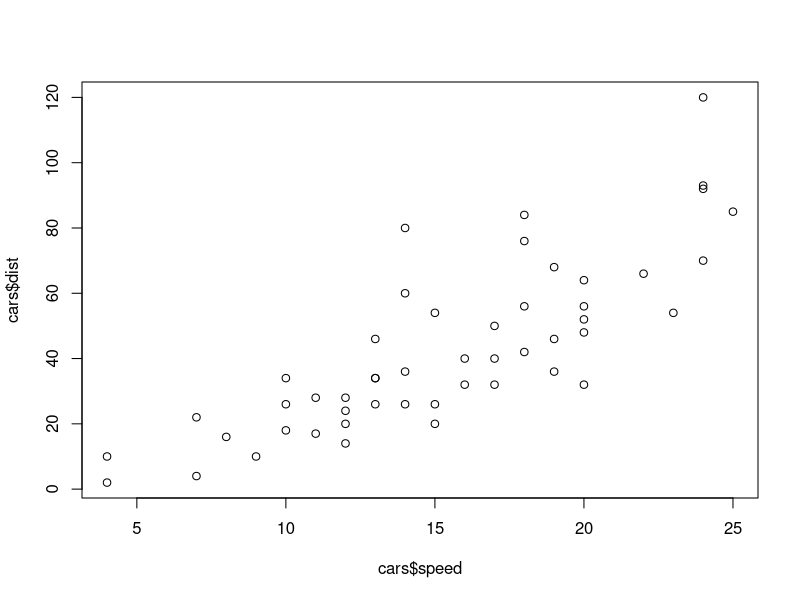
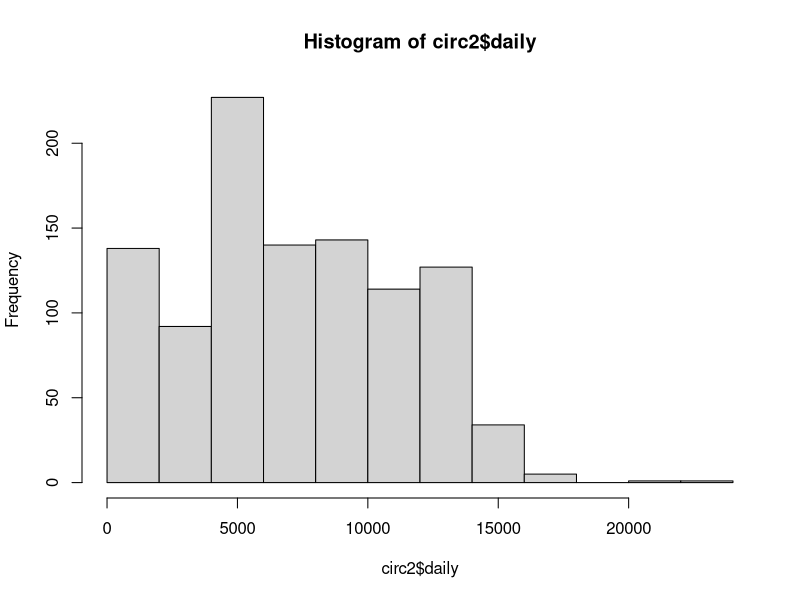
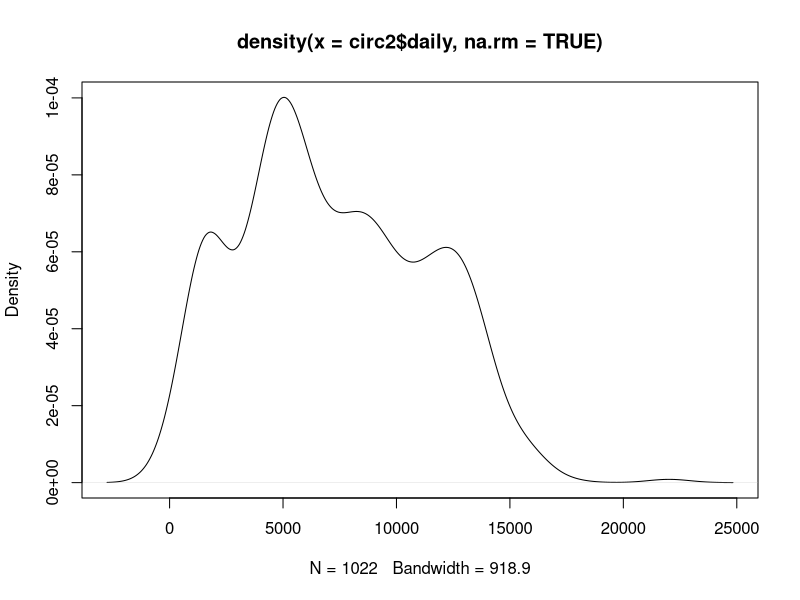
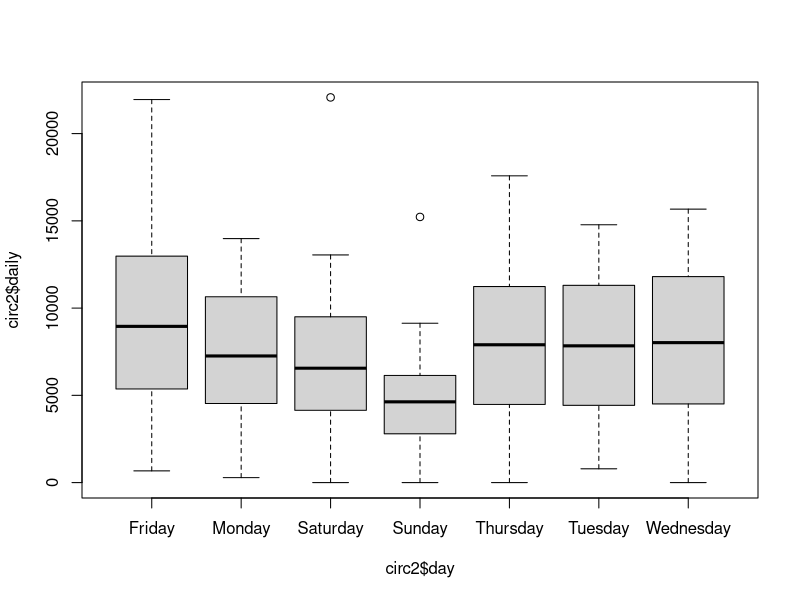
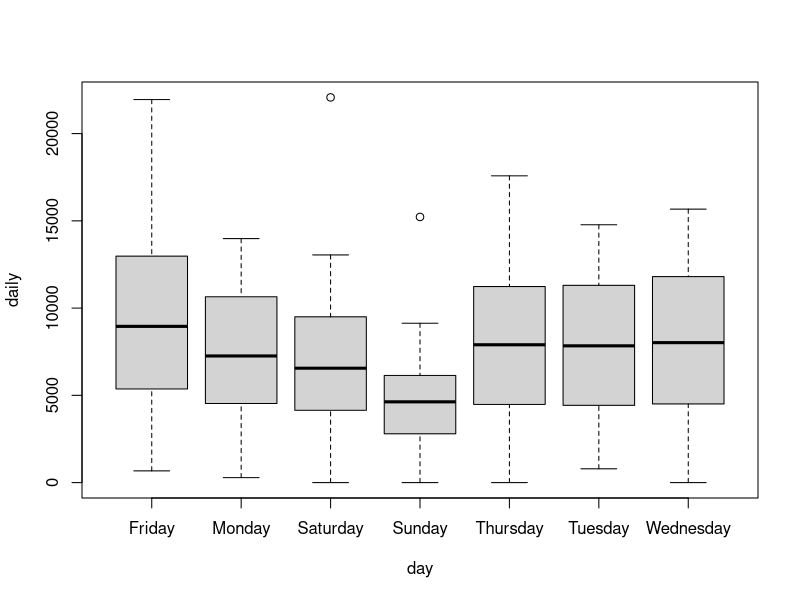
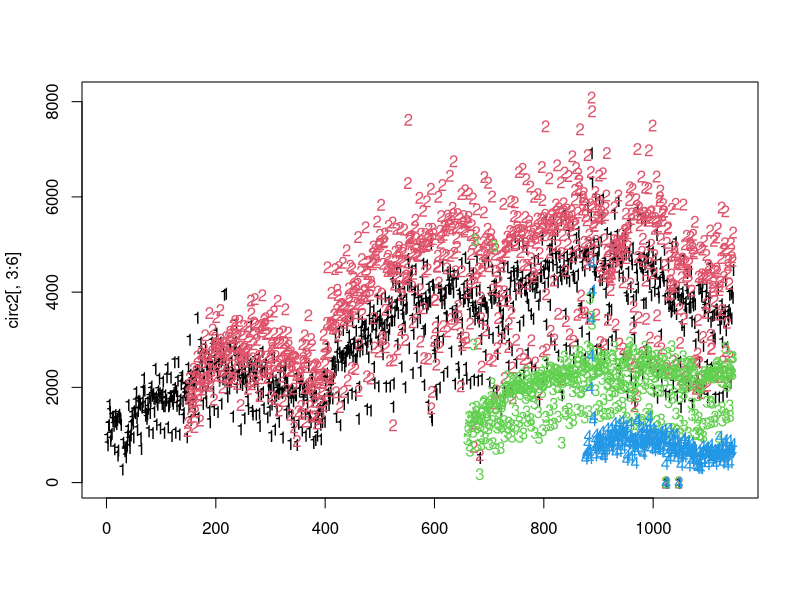

R code for these plots, in order:
## ----colMeans, prompt=TRUE,comment=""------------------------------------
circ2 = read.csv("../data/charmcitycirc_reduced.csv", 
            header=TRUE,as.is=TRUE)
colMeans(circ2[,3:6],na.rm=TRUE)
head(rowMeans(circ2[,3:6],na.rm=TRUE))

## ----summary1, prompt=TRUE,comment=""------------------------------------
summary(circ2)

## ----apply1, prompt=TRUE,comment=""--------------------------------------
tmp = circ2[,3:6]
apply(tmp,2,mean,na.rm=TRUE) # column means
apply(tmp,2,sd,na.rm=TRUE) # columns sds
apply(tmp,2,max,na.rm=TRUE) # column maxs

## ----tapply1, comment="",prompt=TRUE-------------------------------------
tapply(circ2$daily, circ2$day, max, na.rm=TRUE)

## ----scatter1, comment="",prompt=TRUE------------------------------------
data(cars)
plot(cars$speed, cars$dist)

## ----hist1, comment="",prompt=TRUE---------------------------------------
hist(circ2$daily)

## ----dens1, comment="",prompt=TRUE,fig.width=5,fig.height=5--------------
## plot(density(circ2$daily))
plot(density(circ2$daily,na.rm=TRUE))

## ----box1, comment="",prompt=TRUE----------------------------------------
boxplot(circ2$daily ~ circ2$day)

## ----box2, comment="",prompt=TRUE----------------------------------------
boxplot(daily ~ day, data=circ2)

## ----matplot1, comment="",prompt=TRUE------------------------------------
matplot(circ2[,3:6])

